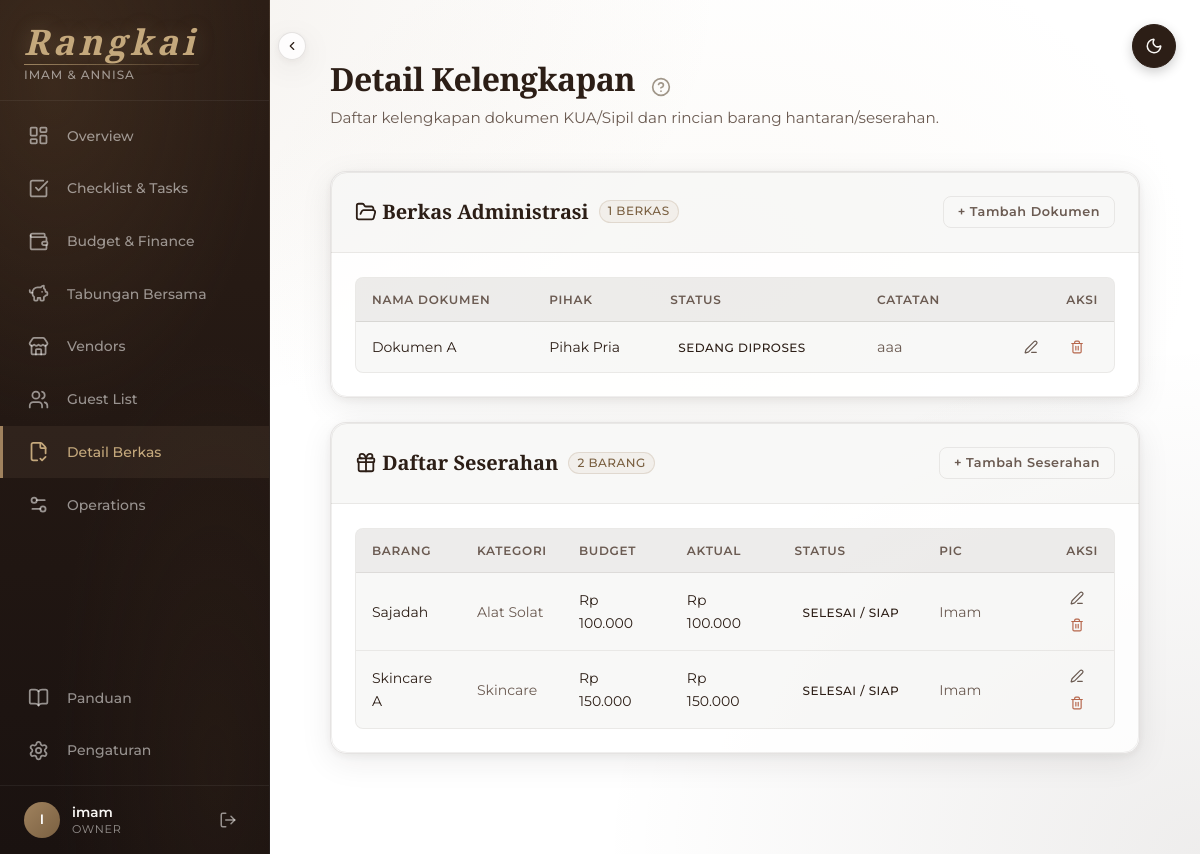
Page /checklist/details/ (signed in) on the committed database.
### core/models.py (models this page shows, shortened)
class Wedding(models.Model):
    groom_name = models.CharField('Nama Pengantin Pria', max_length=100)
    bride_name = models.CharField('Nama Pengantin Wanita', max_length=100)
    wedding_date = models.DateField('Tanggal Pernikahan', null=True, blank=True)
    total_budget = models.DecimalField(
        'Target Total Budget (Rp)',
        max_digits=15,
        decimal_places=0,
        default=0,
    )
    budget_style = models.CharField(
        'Wedding Style Preset',
        max_length=20,
        choices=[
            ('foodie', 'Foodie Focus'),
            ('aesthetic', 'Aesthetic Focus'),
            ('balanced', 'Standard Balanced'),
        ],
        default='balanced',
    )
    invite_code = models.CharField(
        'Kode Undangan Kolaborasi',
        max_length=8,
        unique=True,
        default=generate_invite_code,
    )
    members = models.ManyToManyField(
        settings.AUTH_USER_MODEL,
        through='WeddingMembership',
        related_name='weddings',
    )
    created_at = models.DateTimeField(auto_now_add=True)
    updated_at = models.DateTimeField(auto_now=True)
    class Meta:
        verbose_name = 'Wedding Workspace'
        verbose_name_plural = 'Wedding Workspaces'
        ordering = ['-created_at']
    @property
    def days_remaining(self):
        if not self.wedding_date:
            return None
        delta = self.wedding_date - timezone.now().date()
        return max(delta.days, 0)

class WeddingMembership(models.Model):
    ROLE_CHOICES = [
        ('owner', 'Owner'),
        ('co_owner', 'Co-Owner'),
        ('crew', 'Crew / Panitia'),
    ]
    user = models.ForeignKey(
        settings.AUTH_USER_MODEL,
        on_delete=models.CASCADE,
        related_name='wedding_memberships',
    )
    wedding = models.ForeignKey(
        Wedding,
        on_delete=models.CASCADE,
        related_name='memberships',
    )
    role = models.CharField(
        max_length=10,
        choices=ROLE_CHOICES,
        default='owner',
    )
    joined_at = models.DateTimeField(auto_now_add=True)
    class Meta:
        unique_together = ('user', 'wedding')
        verbose_name = 'Wedding Membership'

### operations/models.py (models this page shows, shortened)
class DocumentRequirement(models.Model):
    PARTY_CHOICES = [
        ('groom', 'Pihak Pria'),
        ('bride', 'Pihak Wanita'),
        ('both', 'Bersama'),
    ]
    STATUS_CHOICES = [
        ('todo', 'Belum Diurus'),
        ('process', 'Sedang Diproses'),
        ('done', 'Selesai / Tersedia'),
    ]
    wedding = models.ForeignKey(
        Wedding,
        on_delete=models.CASCADE,
        related_name='documents',
    )
    name = models.CharField('Nama Dokumen', max_length=200)
    party = models.CharField('Pihak', max_length=10, choices=PARTY_CHOICES)
    status = models.CharField('Status', max_length=10, choices=STATUS_CHOICES, default='todo')
    notes = models.TextField('Catatan / Lokasi Simpan', blank=True)
    created_at = models.DateTimeField(auto_now_add=True)
    class Meta:
        ordering = ['party', 'status', 'name']

class SeserahanItem(models.Model):
    STATUS_CHOICES = [
        ('todo', 'Belum Beli'),
        ('process', 'Sudah Beli / Dikemas'),
        ('done', 'Selesai / Siap'),
    ]
    wedding = models.ForeignKey(
        Wedding,
        on_delete=models.CASCADE,
        related_name='seserahan_items',
    )
    name = models.CharField('Nama Barang', max_length=200)
    category = models.CharField('Kategori', max_length=100, blank=True)
    est_price = models.DecimalField('Estimasi Harga (Rp)', max_digits=15, decimal_places=0, default=0)
    actual_price = models.DecimalField('Harga Aktual (Rp)', max_digits=15, decimal_places=0, default=0)
    status = models.CharField('Status', max_length=10, choices=STATUS_CHOICES, default='todo')
    pic = models.CharField('PIC Pembawa', max_length=100, blank=True)
    notes = models.TextField('Catatan', blank=True)
    created_at = models.DateTimeField(auto_now_add=True)
    class Meta:
        ordering = ['status', 'category', 'name']

### operations/views.py (the view)
# urls.py: path('details/', views.detail_checklists_view, name='detail_checklists'),
@login_required
@workspace_required
def detail_checklists_view(request):
    wedding = request.wedding
    documents = DocumentRequirement.objects.filter(wedding=wedding)
    seserahan = SeserahanItem.objects.filter(wedding=wedding)
    doc_form = DocumentRequirementForm()
    ses_form = SeserahanItemForm()
    context = {
        'documents': documents,
        'seserahan': seserahan,
        'doc_form': doc_form,
        'ses_form': ses_form,
    }
    return render(request, 'operations/detail_checklists.html', context)

### templates/operations/detail_checklists.html (shortened to what this page needs)
{% extends 'base.html' %}
{% load humanize %}
{% block content %}
<div class="page-header fade-in" id="guide-checklists">
  <div>
    <h1>Detail Kelengkapan
      <i data-lucide="help-circle" class="text-muted" style="cursor: pointer; width: 20px; height: 20px; margin-left: 8px;" onclick="showFeatureGuide('#guide-checklists', 'Detail Kelengkapan', 'Daftar periksa khusus untuk item-item administratif (KUA) dan isi seserahan/hantaran.')"></i>
    </h1>
    <p class="page-subtitle">Daftar kelengkapan dokumen KUA/Sipil dan rincian barang hantaran/seserahan.</p>
  </div>
</div>
<div class="bento-grid fade-in" style="grid-template-columns: 1fr; margin-bottom: var(--wp-space-xl); gap: var(--wp-space-lg);">
  <div class="card" x-data="{ showDocForm: false }">
    <div class="card-header" style="display: flex; align-items: center; justify-content: space-between;">
      <div style="display: flex; align-items: center; gap: 10px;">
        <h3 style="margin: 0; color: var(--wp-text-main);">
          <i data-lucide="folder-open" style="color: var(--wp-text-main);"></i> Berkas Administrasi
        </h3>
        <span class="badge badge-muted">{{ documents|length }} berkas</span>
      </div>
      <button type="button" class="btn btn-outline btn-sm" @click="showDocForm = !showDocForm">
        <span x-text="showDocForm ? '✕ Tutup Form' : '+ Tambah Dokumen'"></span>
      </button>
    </div>
    <div class="card-body">
      {% if documents %}
      <div class="table-responsive">
        <table class="wp-table">
          <thead>
            <tr>
              <th>Nama Dokumen</th>
              <th>Pihak</th>
              <th>Status</th>
              <th>Catatan</th>
              <th style="text-align: right;">Aksi</th>
            </tr>
          </thead>
          <tbody>
            {% for doc in documents %}
              {% include 'operations/partials/doc_row.html' %}
            {% endfor %}
          </tbody>
        </table>
      </div>
      {% else %}
      <div class="empty-state">
        <div class="empty-icon"><i data-lucide="folder-open"></i></div>
        <p>Belum ada berkas yang dilacak. Klik <strong>+ Tambah Dokumen</strong> di atas untuk mulai.</p>
      </div>
      {% endif %}
    </div>
  </div>
  <div class="card" x-data="{ showSesForm: false }">
    <div class="card-header" style="display: flex; align-items: center; justify-content: space-between;">
      <div style="display: flex; align-items: center; gap: 10px;">
        <h3 style="margin: 0; color: var(--wp-text-main);">
          <i data-lucide="gift" style="color: var(--wp-text-main);"></i> Daftar Seserahan
        </h3>
        <span class="badge badge-muted">{{ seserahan|length }} barang</span>
      </div>
      <button type="button" class="btn btn-outline btn-sm" @click="showSesForm = !showSesForm">
        <span x-text="showSesForm ? '✕ Tutup Form' : '+ Tambah Seserahan'"></span>
      </button>
    </div>
    <div class="card-body">
      {% if seserahan %}
      <div class="table-responsive">
        <table class="wp-table">
          <thead>
            <tr>
              <th>Barang</th>
              <th>Kategori</th>
              <th>Budget</th>
              <th>Aktual</th>
              <th>Status</th>
              <th>PIC</th>
              <th style="text-align: right;">Aksi</th>
            </tr>
          </thead>
          <tbody>
            {% for ses in seserahan %}
              {% include 'operations/partials/ses_row.html' %}
            {% endfor %}
          </tbody>
        </table>
      </div>
      {% else %}
      <div class="empty-state">
        <div class="empty-icon"><i data-lucide="gift"></i></div>
        <p>Belum ada daftar seserahan. Klik <strong>+ Tambah Seserahan</strong> di atas untuk mulai.</p>
      </div>
      {% endif %}
    </div>
  </div>
</div>
{% endblock %}

### templates/base.html (shortened to what this page needs)
{% load static %}
{% load humanize %}
<!DOCTYPE html>
<html lang="id">
<head>
  <link rel="stylesheet" href="{% static 'css/design-tokens.css' %}">
  <link rel="stylesheet" href="{% static 'css/main.css' %}?v=10">
  <link rel="stylesheet" href="https://cdn.jsdelivr.net/npm/driver.js@1.0.1/dist/driver.css" />
</head>
<body>
  {% block body %}
  <div class="app-shell" x-data="{ collapsed: localStorage.getItem('sidebarCollapsed') === 'true' }">
    <button onclick="toggleTheme()" class="btn btn-ghost theme-toggle-floating" aria-label="Toggle Theme"
      style="position: fixed; top: var(--wp-space-lg); right: var(--wp-space-lg); z-index: 1000; background: var(--wp-accent-contrast); border: 1px solid var(--wp-accent-contrast); border-radius: 50%; width: 44px; height: 44px; display: flex; align-items: center; justify-content: center; box-shadow: 0 4px 12px rgba(0,0,0,0.2); transition: all 0.2s ease;">
      <i data-lucide="moon" id="themeIcon" style="width: 20px; height: 20px; color: var(--wp-accent-text);"></i>
    </button>
    <aside class="sidebar" id="sidebar" :class="{ 'collapsed': collapsed }">
      <div class="sidebar-brand">
        <div class="brand-info">
          <span class="brand-text">Rangkai</span>
          {% if wedding %}
          <div class="couple-names">
            {{ wedding.groom_name|title }} & {{ wedding.bride_name|title }}
          </div>
          {% endif %}
        </div>
      </div>
      <nav class="sidebar-nav" hx-boost="true" hx-target=".main-content" hx-select=".main-content" hx-swap="outerHTML">
        <a href="{% url 'core:dashboard' %}"
          class="{% if request.path == '/' or request.path == '/dashboard/' %}active{% endif %}">
          <span class="nav-icon"><i data-lucide="layout-dashboard"></i></span> <span class="nav-text">Overview</span>
        </a>
        <a href="{% url 'operations-checklist:checklist' %}"
          class="{% if '/checklist/' in request.path and '/details/' not in request.path %}active{% endif %}">
          <span class="nav-icon"><i data-lucide="check-square"></i></span> <span class="nav-text">Checklist & Tasks</span>
        </a>
        <a href="{% url 'finances:dashboard' %}"
          class="{% if '/budgets/' in request.path and '/savings/' not in request.path %}active{% endif %}">
          <span class="nav-icon"><i data-lucide="wallet"></i></span> <span class="nav-text">Budget & Finance</span>
        </a>
        <a href="{% url 'finances:savings_tracker' %}" class="{% if '/savings/' in request.path %}active{% endif %}">
          <span class="nav-icon"><i data-lucide="piggy-bank"></i></span> <span class="nav-text">Tabungan Bersama</span>
        </a>
        <a href="{% url 'vendors:compare' %}" class="{% if '/vendors/' in request.path %}active{% endif %}">
          <span class="nav-icon"><i data-lucide="store"></i></span> <span class="nav-text">Vendors</span>
        </a>
        <a href="{% url 'guests:list' %}" class="{% if '/guests/' in request.path %}active{% endif %}">
          <span class="nav-icon"><i data-lucide="users"></i></span> <span class="nav-text">Guest List</span>
        </a>
        <a href="{% url 'operations-checklist:detail_checklists' %}"
          class="{% if '/details/' in request.path %}active{% endif %}">
          <span class="nav-icon"><i data-lucide="file-check-2"></i></span> <span class="nav-text">Detail Berkas</span>
        </a>
        <a href="{% url 'operations-hub:operations_hub' %}"
          class="{% if '/operations/' in request.path %}active{% endif %}">
          <span class="nav-icon"><i data-lucide="settings-2"></i></span> <span class="nav-text">Operations</span>
        </a>
        <a href="{% url 'core:guide' %}" class="{% if '/guide/' in request.path %}active{% endif %}"
          style="margin-top: auto;">
          <span class="nav-icon"><i data-lucide="book-open"></i></span> <span class="nav-text">Panduan</span>
        </a>
        <a href="{% url 'core:settings' %}" class="{% if '/settings/' in request.path %}active{% endif %}">
          <span class="nav-icon"><i data-lucide="settings"></i></span> <span class="nav-text">Pengaturan</span>
        </a>
      </nav>
      <div class="sidebar-footer" :style="collapsed ? 'padding: 16px 8px;' : ''">
        {% if user.is_authenticated %}
        <div class="user-profile-row">
          <div class="user-info" x-show="!collapsed">
            <div class="user-avatar">
              {{ user.username|first|upper }}
            </div>
            <div class="user-text">
              <div class="user-name">
                {{ user.username }}
              </div>
              {% if wedding_role %}
              <div class="user-role">
                {{ wedding_role }}
              </div>
              {% endif %}
            </div>
          </div>
          <a href="{% url 'core:logout' %}" class="btn btn-ghost logout-btn" title="Logout"
             :style="collapsed ? 'width: 100%; display: flex; justify-content: center;' : ''">
            <i data-lucide="log-out" style="width: 18px; height: 18px;"></i>
          </a>
        </div>
        {% endif %}
      </div>
    </aside>
    <button class="floating-sidebar-toggle"
      :style="collapsed ? 'left: calc(var(--wp-sidebar-collapsed) + 8px)' : 'left: calc(var(--wp-sidebar-width) + 8px)'"
      @click="collapsed = !collapsed; localStorage.setItem('sidebarCollapsed', collapsed); setTimeout(() => lucide.createIcons(), 50); setTimeout(() => window.dispatchEvent(new Event('resize')), 350);">
      <i x-show="!collapsed" data-lucide="chevron-left" style="width: 14px; height: 14px;"></i>
    </button>
    <main class="main-content" :class="{ 'collapsed': collapsed }">
      {% block content %}{% endblock %}
    </main>
  </div>
  {% endblock %}
</body>
</html>

### templates/operations/partials/doc_row.html (shortened to what this page needs)
<tr id="doc-{{ doc.pk }}">
  <td>{{ doc.name }}</td>
  <td>{{ doc.get_party_display }}</td>
  <td>
    <span class="badge {% if doc.status == 'done' %}badge-success{% elif doc.status == 'process' %}badge-warning{% else %}badge-default{% endif %}">
      {{ doc.get_status_display }}
    </span>
  </td>
  <td class="text-secondary" style="font-size: 0.9rem;">{{ doc.notes|default:"-" }}</td>
  <td style="text-align: right;">
    <button type="button" class="btn btn-ghost btn-sm" hx-get="{% url 'operations-checklist:update_document' doc.pk %}" hx-target="#doc-{{ doc.pk }}" hx-swap="outerHTML">
      <i data-lucide="edit-3"></i>
    </button>
    <form method="post" action="{% url 'operations-checklist:delete_document' doc.pk %}" style="display:inline;">
      <button type="submit" class="btn btn-ghost btn-sm" style="color: var(--wp-terracotta-main);"><i data-lucide="trash-2"></i></button>
    </form>
  </td>
</tr>

### templates/operations/partials/ses_row.html (shortened to what this page needs)
{% load humanize %}
<tr id="ses-{{ ses.pk }}">
  <td>{{ ses.name }}</td>
  <td class="text-secondary">{{ ses.category|default:"-" }}</td>
  <td>Rp {{ ses.est_price|intcomma }}</td>
  <td>Rp {{ ses.actual_price|intcomma }}</td>
  <td>
    <span class="badge {% if ses.status == 'done' %}badge-success{% elif ses.status == 'process' %}badge-warning{% else %}badge-default{% endif %}">
      {{ ses.get_status_display }}
    </span>
  </td>
  <td class="text-secondary">{{ ses.pic|default:"-" }}</td>
  <td style="text-align: right;">
    <button type="button" class="btn btn-ghost btn-sm" hx-get="{% url 'operations-checklist:update_seserahan' ses.pk %}" hx-target="#ses-{{ ses.pk }}" hx-swap="outerHTML">
      <i data-lucide="edit-3"></i>
    </button>
    <form method="post" action="{% url 'operations-checklist:delete_seserahan' ses.pk %}" style="display:inline;">
      <button type="submit" class="btn btn-ghost btn-sm" style="color: var(--wp-terracotta-main);"><i data-lucide="trash-2"></i></button>
    </form>
  </td>
</tr>

### rows in the picture
Wedding: groom_name "IMAM", bride_name "ANNISA"
WeddingMembership: role "OWNER"
DocumentRequirement: name "Dokumen A", party "Pihak Pria", status "SEDANG DIPROSES", notes "aaa"
SeserahanItem: name "Sajadah", category "Alat Solat", est_price "100.000", actual_price "100.000", status "SELESAI / SIAP", pic "Imam"
SeserahanItem: name "Skincare A", category "Skincare", est_price "150.000", actual_price "150.000", status "SELESAI / SIAP", pic "Imam"

### other values in the picture
{{ user.username|first|upper }} "I"
{{ user.username }} "imam"
{{ documents|length }} "1"
{{ seserahan|length }} "2"
